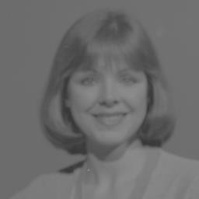
%> input picture Test/image3.jpg, 199 x 199 px, shrunk from 256 x 256 before the run
$ octave test_konvolusi.m   (GNU Octave 9; MATLAB toolbox functions it lacks are replaced by stand-ins)
%> lines starting %> are read from the running program, lines starting %| are printed output that depends on the picture
### nomor1_konvolusi/konvolusi_citra.m
function output = konvolusi_citra(image, mask)
    mask = double(mask);
    mask = mask / sum(mask(:));  % normalisasi

    % Ukuran mask
    [m, n] = size(mask);
    pad_h = floor(m/2);
    pad_w = floor(n/2);

    image = double(image);
    if ismatrix(image)
        padded = padarray(image, [pad_h pad_w], 'replicate');
        [M, N] = size(image);
        output = zeros(M, N);
        for i = 1:M
            for j = 1:N
                region = padded(i:i+m-1, j:j+n-1);
                output(i, j) = sum(sum(region .* mask));
            end
        end

    elseif ndims(image) == 3
        [M, N, C] = size(image);
        output = zeros(M, N, C);
        for c = 1:C
            channel = image(:,:,c);
            padded = padarray(channel, [pad_h pad_w], 'replicate');
            for i = 1:M
                for j = 1:N
                    region = padded(i:i+m-1, j:j+n-1);
                    output(i, j, c) = sum(sum(region .* mask));
                end
            end
        end
    end

    output = uint8(output);
end

### nomor1_konvolusi/test_konvolusi.m
clear; clc; close all;

% ==== Input citra ====
% Contoh 1: Grayscale
img_gray = rgb2gray(imread('../Test/image3.jpg'));
%> img_gray: size 199x199 uint8; min 54, max 140, mean 107.9

% Contoh 2: Warna
img_color = imread('../Test/image6.jpg');
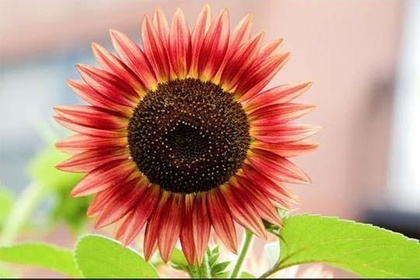
%> input picture Test/image6.jpg, 420 x 280 px, shrunk from 540 x 360 before the run
%> img_color is the input picture: size 280x420x3 uint8; mean R, G, B 190.2, 150.8, 120.1

% ==== Buat mask (contoh n=3) ====
mask = [1 1 1; 1 1 1; 1 1 1];  % blur
mask = mask / sum(mask(:));

% ==== Konvolusi manual ====
out_gray_custom = konvolusi_citra(img_gray, mask);
out_color_custom = konvolusi_citra(img_color, mask);
%> the loop in konvolusi_citra (call 2), `for c = 1:C` made 3 passes
%> pass 1, in konvolusi_citra (call 2), `channel = image(:,:,c);`:
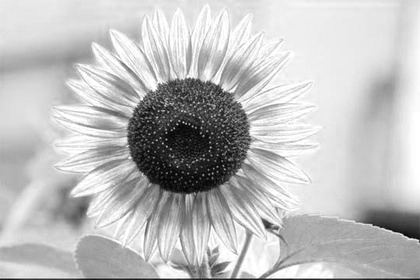
%> channel: size 280x420 double; min 2, max 255, mean 190.2
%> pass 1, in konvolusi_citra (call 2), `padded = padarray(channel, [pad_h pad_w], 'replicate');`:
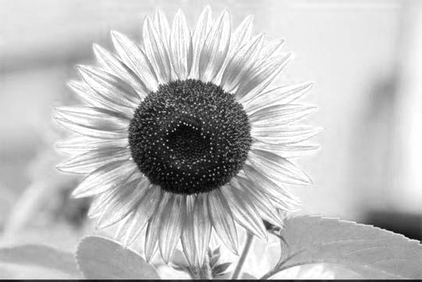
%> padded: size 282x422 double; min 2, max 255, mean 189.9
%> pass 2, in konvolusi_citra (call 2), `channel = image(:,:,c);`:
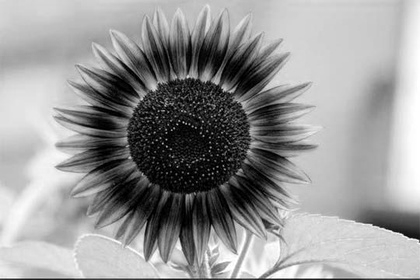
%> channel: size 280x420 double; min 0, max 255, mean 150.8
%> pass 2, in konvolusi_citra (call 2), `padded = padarray(channel, [pad_h pad_w], 'replicate');`:
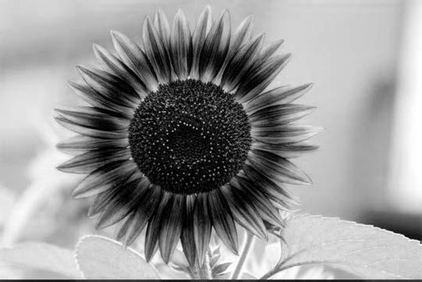
%> padded: size 282x422 double; min 0, max 255, mean 150.9
%> after the loop in konvolusi_citra (call 2), `for c = 1:C`:
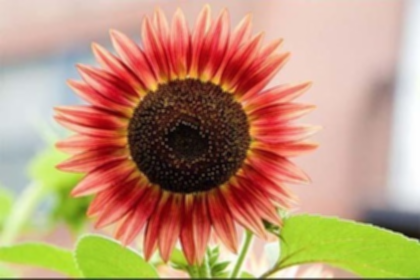
%> output: size 280x420x3 double; mean R, G, B 190.2, 150.8, 120.1; mean of the top-left, top-right, bottom-left and bottom-right quarters 153.6, 180, 129.1, 152

% ==== Konvolusi dengan fungsi Matlab untuk pembanding ====
out_gray_matlab = uint8(conv2(double(img_gray), double(mask), 'same'));
out_color_matlab = img_color;
for c = 1:3
    out_color_matlab(:,:,c) = uint8(conv2(double(img_color(:,:,c)), double(mask), 'same'));
end

% ==== Tampilkan hasil ====
figure;
subplot(2,3,1); imshow(img_gray); title('Grayscale Original');
subplot(2,3,2); imshow(out_gray_custom); title('Custom Convolution');
subplot(2,3,3); imshow(out_gray_matlab); title('MATLAB conv2');

subplot(2,3,4); imshow(img_color); title('Color Original');
subplot(2,3,5); imshow(out_color_custom); title('Custom Convolution');
subplot(2,3,6); imshow(out_color_matlab); title('MATLAB conv2');
